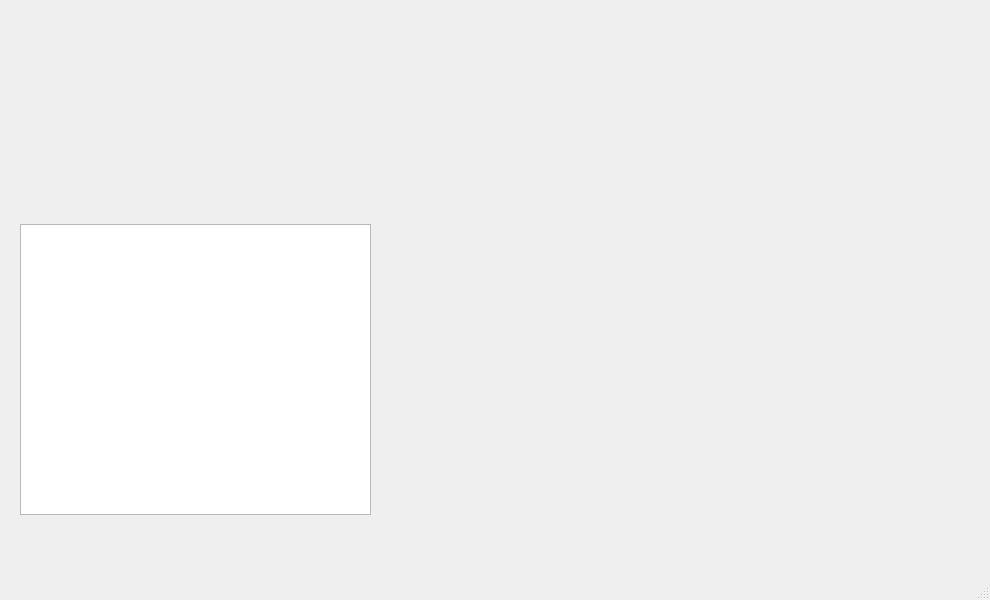
<?xml version="1.0" encoding="UTF-8"?>
<ui version="4.0">
 <class>MainWindow</class>
 <widget class="QMainWindow" name="MainWindow">
  <property name="geometry">
   <rect>
    <x>0</x>
    <y>0</y>
    <width>990</width>
    <height>600</height>
   </rect>
  </property>
  <property name="windowTitle">
   <string>MainWindow</string>
  </property>
  <widget class="QWidget" name="centralwidget">
   <widget class="QTextEdit" name="textEdit">
    <property name="geometry">
     <rect>
      <x>20</x>
      <y>224</y>
      <width>351</width>
      <height>291</height>
     </rect>
    </property>
   </widget>
  </widget>
  <widget class="QMenuBar" name="menubar">
   <property name="geometry">
    <rect>
     <x>0</x>
     <y>0</y>
     <width>990</width>
     <height>25</height>
    </rect>
   </property>
  </widget>
  <widget class="QStatusBar" name="statusbar"/>
 </widget>
 <resources/>
 <connections/>
</ui>
